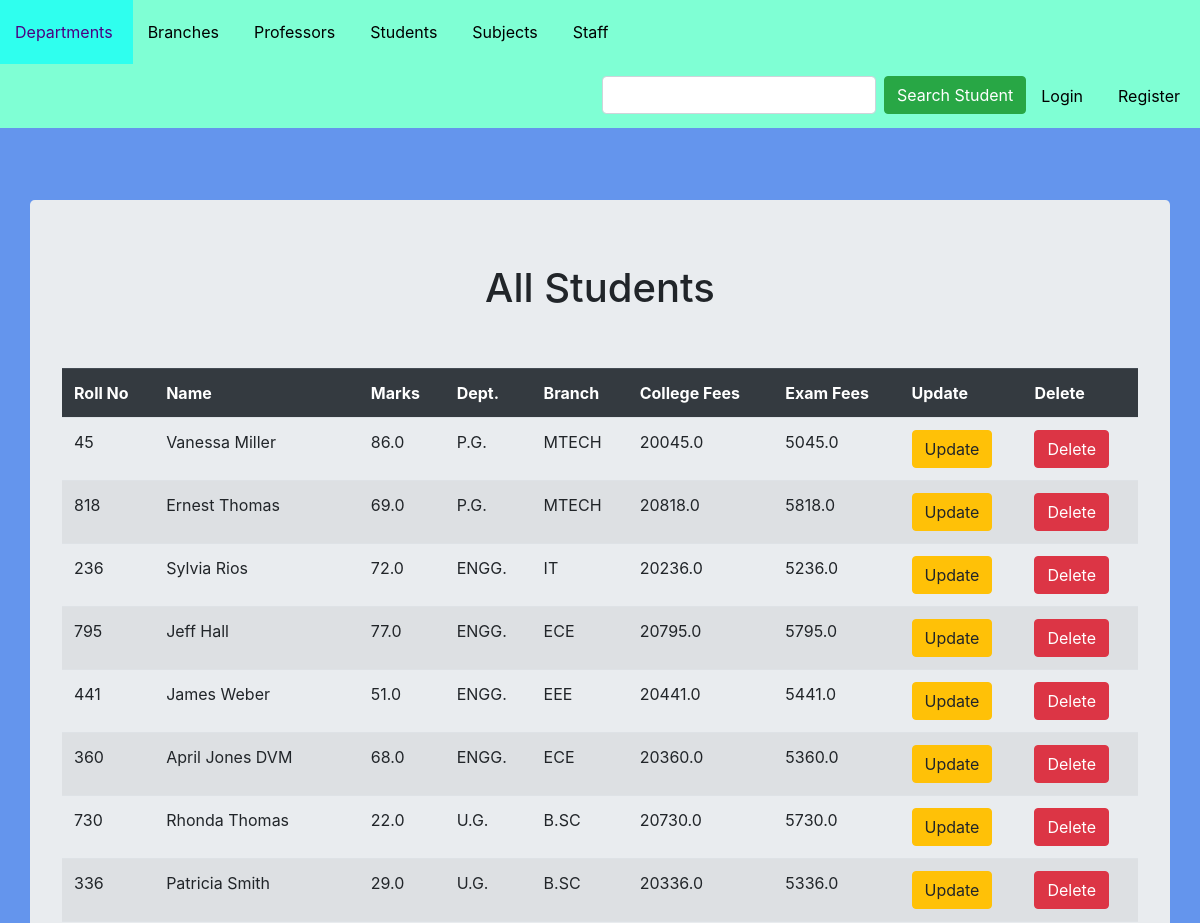
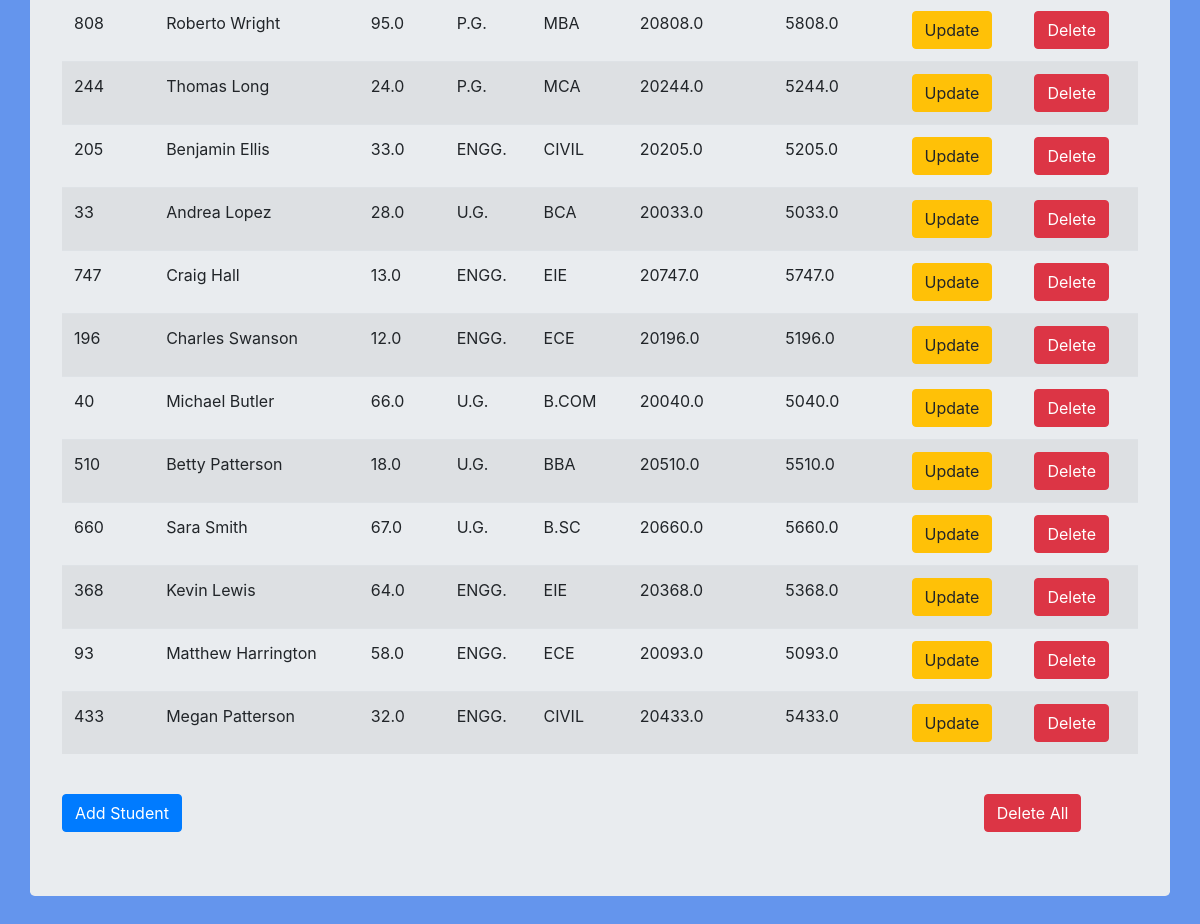
The page /stud/retrive/ on the database its author committed (2 pictures, top to bottom).
### StudentApp/models.py (models this page shows, shortened)
class Student(models.Model):
    branch = models.ForeignKey(Branch,on_delete=models.CASCADE)
    rn = models.IntegerField(unique=True)
    name = models.CharField(max_length=32)
    marks = models.FloatField()
    college_fees = models.FloatField(default=0)
    exam_fees = models.FloatField(default=0)

### BranchApp/models.py (models this page shows)
class Branch(models.Model):
    dept = models.ForeignKey(Dept, on_delete=models.CASCADE)
    name = models.CharField(max_length=32)
    intake = models.IntegerField()
    college_fees = models.FloatField(default=0)
    exam_fees = models.FloatField(default=0)
    def __str__(self) -> str:
        return f"{self.name}"

### DeptApp/models.py (models this page shows, shortened)
class Dept(models.Model):
    name = models.CharField(max_length=32)

### StudentApp/views.py (the view)
# urls.py: path('retrive/',StudentListView.as_view(),name='retrive_stud'),
class StudentListView(ListView):
    model = Student

### templates/StudentApp/student_list.html (shortened to what this page needs)
{% extends 'layout.html' %}
{% block search %}
    <div style="padding-top: 2%; margin-right: 20px;" class="form-inline my-2 my-lg-0">
        <form action="{% url 'search_stud' %}" class="form-inline my-2 my-lg-0">
            <input type="text" name="stud_name" class="form-control mr-sm-2" autocomplete="off">
            <input type="submit" value="Search Student" class="btn btn-success my-2 my-sm-0">
        </form>
    </div>
{% endblock %}
{% block content %}
    <div class="container jumbotron">
    <h1 style="text-align: center;">All Students</h1>
    <br><br>
        {% if object_list %}
            <table class="table table-striped table-hover">
                <tr class="thead-dark">
                    <th>Roll No</th>
                    <th>Name</th>
                    <th>Marks</th>
                    <th>Dept.</th>
                    <th>Branch</th>
                    <th>College Fees</th>
                    <th>Exam Fees</th>
                    <th>Update</th>
                    <th>Delete</th>
                </tr>
                {% for stud in object_list %}
                    <tr>
                        <td>{{stud.rn}}</td>
                        <td>{{stud.name}}</td>
                        <td>{{stud.marks}}</td>
                        <td>{{stud.branch.dept.name}}</td>
                        <td>{{stud.branch}}</td>
                        <td>{{stud.college_fees}}</td>
                        <td>{{stud.exam_fees}}</td>
                        <td><a href="{% url 'update_stud' stud.id %}"><button class="btn btn-warning">Update</button></a></td>
                        <td><a href="{% url 'delete_stud' stud.id %}"><button class="btn btn-danger">Delete</button></a></td>
                    </tr>
                {% endfor %}
            </table>
            <br>
            <div class="row">
                <div class="col-10">
                    <a href="{% url 'create_stud' %}">
                        <button class="btn btn-primary">
                            Add Student
                        </button>
                    </a>
                </div>
                <div class="col-2">
                    <a href="{% url 'delete_all_stud' %}">
                        <button class="btn btn-danger">
                            Delete All
                        </button>
                    </a>
                </div>
            </div>
        {% endif %}
    </div>
{% endblock %}

### static/main.css (style rules this page uses)
h1 { text-align: center; }

### rows shown on the page
Student: rn "45", name "Vanessa Miller", marks "86.0", branch.dept.name "P.G.", branch "MTECH", college_fees "20045.0", exam_fees "5045.0"
Student: rn "818", name "Ernest Thomas", marks "69.0", branch.dept.name "P.G.", branch "MTECH", college_fees "20818.0", exam_fees "5818.0"
Student: rn "236", name "Sylvia Rios", marks "72.0", branch.dept.name "ENGG.", branch "IT", college_fees "20236.0", exam_fees "5236.0"
Student: rn "795", name "Jeff Hall", marks "77.0", branch.dept.name "ENGG.", branch "ECE", college_fees "20795.0", exam_fees "5795.0"
Student: rn "441", name "James Weber", marks "51.0", branch.dept.name "ENGG.", branch "EEE", college_fees "20441.0", exam_fees "5441.0"
Student: rn "360", name "April Jones DVM", marks "68.0", branch.dept.name "ENGG.", branch "ECE", college_fees "20360.0", exam_fees "5360.0"
Student: rn "730", name "Rhonda Thomas", marks "22.0", branch.dept.name "U.G.", branch "B.SC", college_fees "20730.0", exam_fees "5730.0"
Student: rn "336", name "Patricia Smith", marks "29.0", branch.dept.name "U.G.", branch "B.SC", college_fees "20336.0", exam_fees "5336.0"
Student: rn "808", name "Roberto Wright", marks "95.0", branch.dept.name "P.G.", branch "MBA", college_fees "20808.0", exam_fees "5808.0"
Student: rn "244", name "Thomas Long", marks "24.0", branch.dept.name "P.G.", branch "MCA", college_fees "20244.0", exam_fees "5244.0"
Student: rn "205", name "Benjamin Ellis", marks "33.0", branch.dept.name "ENGG.", branch "CIVIL", college_fees "20205.0", exam_fees "5205.0"
Student: rn "33", name "Andrea Lopez", marks "28.0", branch.dept.name "U.G.", branch "BCA", college_fees "20033.0", exam_fees "5033.0"
Student: rn "747", name "Craig Hall", marks "13.0", branch.dept.name "ENGG.", branch "EIE", college_fees "20747.0", exam_fees "5747.0"
Student: rn "196", name "Charles Swanson", marks "12.0", branch.dept.name "ENGG.", branch "ECE", college_fees "20196.0", exam_fees "5196.0"
Student: rn "40", name "Michael Butler", marks "66.0", branch.dept.name "U.G.", branch "B.COM", college_fees "20040.0", exam_fees "5040.0"
Student: rn "510", name "Betty Patterson", marks "18.0", branch.dept.name "U.G.", branch "BBA", college_fees "20510.0", exam_fees "5510.0"
Student: rn "660", name "Sara Smith", marks "67.0", branch.dept.name "U.G.", branch "B.SC", college_fees "20660.0", exam_fees "5660.0"
Student: rn "368", name "Kevin Lewis", marks "64.0", branch.dept.name "ENGG.", branch "EIE", college_fees "20368.0", exam_fees "5368.0"
Student: rn "93", name "Matthew Harrington", marks "58.0", branch.dept.name "ENGG.", branch "ECE", college_fees "20093.0", exam_fees "5093.0"
Student: rn "433", name "Megan Patterson", marks "32.0", branch.dept.name "ENGG.", branch "CIVIL", college_fees "20433.0", exam_fees "5433.0"
